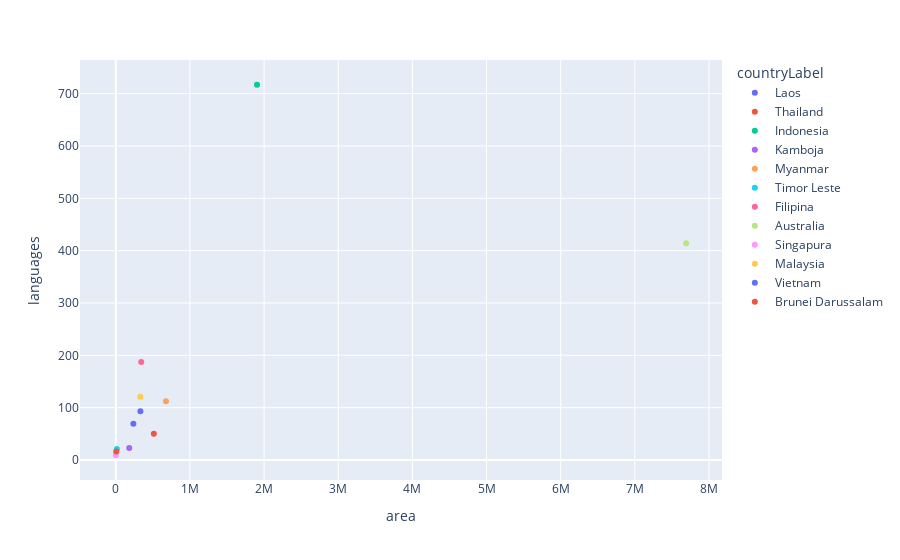

Notebook cell for this chart:
### Markdown cell above
# ScatterChart

### Code cell
sparql_query = """
#number of languages and area in each of ASEAN country
#defaultView:ScatterChart
SELECT ?area ?languages ?countryLabel WHERE {
  {
    SELECT DISTINCT ?country ?countryLabel ?area WHERE {
      ?country wdt:P463 wd:Q7768;
                wdt:P2046 ?area.
      SERVICE wikibase:label { bd:serviceParam wikibase:language "id". }
    }
    GROUP BY ?country ?countryLabel ?area
  }
  {
    SELECT DISTINCT ?country ?countryLabel (COUNT(?language) AS ?languages) WHERE {
      ?country wdt:P463 wd:Q7768;
                wdt:P2936 ?language.
      SERVICE wikibase:label { bd:serviceParam wikibase:language "id". }
    }
    GROUP BY ?country ?countryLabel ?languages
  }
}
    """
#to query another endpoint, change the URL for the service and the query
sparql_service_url = "https://query.wikidata.org/sparql"
scatter = vkg(sparql_query=sparql_query, sparql_service_url=sparql_service_url, chart='ScatterChart')
scatter.plot()

### Figure 1 — Plotly figure (JSON) as saved in the notebook; plotly's stock layout.template omitted (floating-point values rounded to 4 significant figures)
{"data": [{"hovertemplate": "countryLabel=Laos<br>area=%{x}<br>languages=%{y}<extra></extra>", "legendgroup": "Laos", "marker": {"color": "#636efa", "symbol": "circle"}, "mode": "markers", "name": "Laos", "orientation": "v", "showlegend": true, "type": "scatter", "x": [236800], "xaxis": "x", "y": [69], "yaxis": "y"}, {"hovertemplate": "countryLabel=Thailand<br>area=%{x}<br>languages=%{y}<extra></extra>", "legendgroup": "Thailand", "marker": {"color": "#EF553B", "symbol": "circle"}, "mode": "markers", "name": "Thailand", "orientation": "v", "showlegend": true, "type": "scatter", "x": [513100.0], "xaxis": "x", "y": [50], "yaxis": "y"}, {"hovertemplate": "countryLabel=Indonesia<br>area=%{x}<br>languages=%{y}<extra></extra>", "legendgroup": "Indonesia", "marker": {"color": "#00cc96", "symbol": "circle"}, "mode": "markers", "name": "Indonesia", "orientation": "v", "showlegend": true, "type": "scatter", "x": [1904570], "xaxis": "x", "y": [717], "yaxis": "y"}, {"hovertemplate": "countryLabel=Kamboja<br>area=%{x}<br>languages=%{y}<extra></extra>", "legendgroup": "Kamboja", "marker": {"color": "#ab63fa", "symbol": "circle"}, "mode": "markers", "name": "Kamboja", "orientation": "v", "showlegend": true, "type": "scatter", "x": [181035], "xaxis": "x", "y": [23], "yaxis": "y"}, {"hovertemplate": "countryLabel=Myanmar<br>area=%{x}<br>languages=%{y}<extra></extra>", "legendgroup": "Myanmar", "marker": {"color": "#FFA15A", "symbol": "circle"}, "mode": "markers", "name": "Myanmar", "orientation": "v", "showlegend": true, "type": "scatter", "x": [676600.0], "xaxis": "x", "y": [112], "yaxis": "y"}, {"hovertemplate": "countryLabel=Timor Leste<br>area=%{x}<br>languages=%{y}<extra></extra>", "legendgroup": "Timor Leste", "marker": {"color": "#19d3f3", "symbol": "circle"}, "mode": "markers", "name": "Timor Leste", "orientation": "v", "showlegend": true, "type": "scatter", "x": [14920.0], "xaxis": "x", "y": [21], "yaxis": "y"}, {"hovertemplate": "countryLabel=Filipina<br>area=%{x}<br>languages=%{y}<extra></extra>", "legendgroup": "Filipina", "marker": {"color": "#FF6692", "symbol": "circle"}, "mode": "markers", "name": "Filipina", "orientation": "v", "showlegend": true, "type": "scatter", "x": [343448], "xaxis": "x", "y": [187], "yaxis": "y"}, {"hovertemplate": "countryLabel=Australia<br>area=%{x}<br>languages=%{y}<extra></extra>", "legendgroup": "Australia", "marker": {"color": "#B6E880", "symbol": "circle"}, "mode": "markers", "name": "Australia", "orientation": "v", "showlegend": true, "type": "scatter", "x": [7692024], "xaxis": "x", "y": [414], "yaxis": "y"}, {"hovertemplate": "countryLabel=Singapura<br>area=%{x}<br>languages=%{y}<extra></extra>", "legendgroup": "Singapura", "marker": {"color": "#FF97FF", "symbol": "circle"}, "mode": "markers", "name": "Singapura", "orientation": "v", "showlegend": true, "type": "scatter", "x": [719.1], "xaxis": "x", "y": [9], "yaxis": "y"}, {"hovertemplate": "countryLabel=Malaysia<br>area=%{x}<br>languages=%{y}<extra></extra>", "legendgroup": "Malaysia", "marker": {"color": "#FECB52", "symbol": "circle"}, "mode": "markers", "name": "Malaysia", "orientation": "v", "showlegend": true, "type": "scatter", "x": [330290], "xaxis": "x", "y": [121], "yaxis": "y"}, {"hovertemplate": "countryLabel=Vietnam<br>area=%{x}<br>languages=%{y}<extra></extra>", "legendgroup": "Vietnam", "marker": {"color": "#636efa", "symbol": "circle"}, "mode": "markers", "name": "Vietnam", "orientation": "v", "showlegend": true, "type": "scatter", "x": [331690], "xaxis": "x", "y": [93], "yaxis": "y"}, {"hovertemplate": "countryLabel=Brunei Darussalam<br>area=%{x}<br>languages=%{y}<extra></extra>", "legendgroup": "Brunei Darussalam", "marker": {"color": "#EF553B", "symbol": "circle"}, "mode": "markers", "name": "Brunei Darussalam", "orientation": "v", "showlegend": true, "type": "scatter", "x": [5765.0], "xaxis": "x", "y": [16], "yaxis": "y"}], "layout": {"legend": {"title": {"text": "countryLabel"}, "tracegroupgap": 0}, "margin": {"t": 60}, "xaxis": {"anchor": "y", "domain": [0, 1], "title": {"text": "area"}}, "yaxis": {"anchor": "x", "domain": [0, 1], "title": {"text": "languages"}}}}
